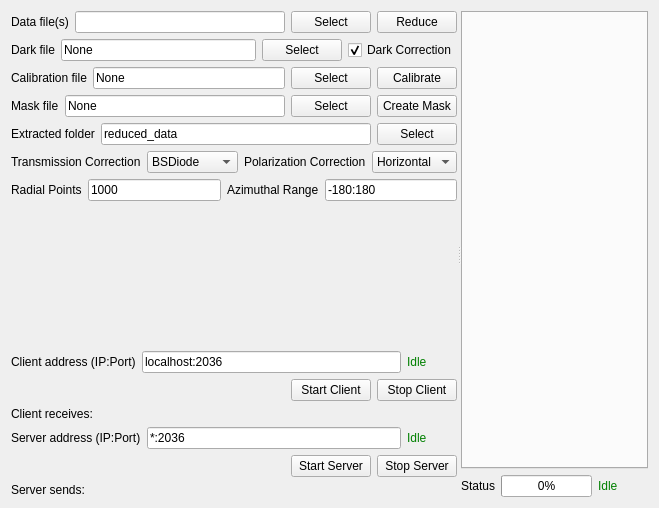
<?xml version="1.0" encoding="UTF-8"?>
<ui version="4.0">
 <class>Form</class>
 <widget class="QWidget" name="Form">
  <property name="geometry">
   <rect>
    <x>0</x>
    <y>0</y>
    <width>652</width>
    <height>508</height>
   </rect>
  </property>
  <property name="windowTitle">
   <string>Form</string>
  </property>
  <layout class="QVBoxLayout" name="verticalLayout_5">
   <item>
    <widget class="QSplitter" name="splitter">
     <property name="orientation">
      <enum>Qt::Horizontal</enum>
     </property>
     <widget class="QWidget" name="">
      <layout class="QVBoxLayout" name="verticalLayout_4">
       <item>
        <layout class="QHBoxLayout" name="horizontalLayout_2">
         <item>
          <widget class="QLabel" name="dataFileLabel">
           <property name="text">
            <string>Data file(s)</string>
           </property>
          </widget>
         </item>
         <item>
          <widget class="QLineEdit" name="dataFileLineEdit"/>
         </item>
         <item>
          <widget class="QPushButton" name="openDataPushButton">
           <property name="text">
            <string>Select</string>
           </property>
          </widget>
         </item>
         <item>
          <widget class="QPushButton" name="reducePushButton">
           <property name="text">
            <string>Reduce</string>
           </property>
          </widget>
         </item>
        </layout>
       </item>
       <item>
        <layout class="QHBoxLayout" name="horizontalLayout_3">
         <item>
          <widget class="QLabel" name="darkFileLabel">
           <property name="text">
            <string>Dark file</string>
           </property>
          </widget>
         </item>
         <item>
          <widget class="QLineEdit" name="darkFileLineEdit">
           <property name="text">
            <string>None</string>
           </property>
          </widget>
         </item>
         <item>
          <widget class="QPushButton" name="openDarkPushButton">
           <property name="text">
            <string>Select</string>
           </property>
          </widget>
         </item>
         <item>
          <widget class="QCheckBox" name="darkCheckBox">
           <property name="text">
            <string>Dark Correction</string>
           </property>
           <property name="checked">
            <bool>true</bool>
           </property>
          </widget>
         </item>
        </layout>
       </item>
       <item>
        <layout class="QHBoxLayout" name="horizontalLayout_4">
         <item>
          <widget class="QLabel" name="poniFileLabel">
           <property name="text">
            <string>Calibration file</string>
           </property>
          </widget>
         </item>
         <item>
          <widget class="QLineEdit" name="poniFileLineEdit">
           <property name="text">
            <string>None</string>
           </property>
          </widget>
         </item>
         <item>
          <widget class="QPushButton" name="openPoniPushButton">
           <property name="text">
            <string>Select</string>
           </property>
          </widget>
         </item>
         <item>
          <widget class="QPushButton" name="calibratePushButton">
           <property name="text">
            <string>Calibrate</string>
           </property>
          </widget>
         </item>
        </layout>
       </item>
       <item>
        <layout class="QHBoxLayout" name="horizontalLayout_5">
         <item>
          <widget class="QLabel" name="maskFileLabel">
           <property name="text">
            <string>Mask file</string>
           </property>
          </widget>
         </item>
         <item>
          <widget class="QLineEdit" name="maskFileLineEdit">
           <property name="text">
            <string>None</string>
           </property>
          </widget>
         </item>
         <item>
          <widget class="QPushButton" name="openMaskPushButton">
           <property name="text">
            <string>Select</string>
           </property>
          </widget>
         </item>
         <item>
          <widget class="QPushButton" name="createMaskPushButton">
           <property name="text">
            <string>Create Mask</string>
           </property>
          </widget>
         </item>
        </layout>
       </item>
       <item>
        <layout class="QHBoxLayout" name="horizontalLayout_6">
         <item>
          <widget class="QLabel" name="extractedFolderLabel">
           <property name="text">
            <string>Extracted folder</string>
           </property>
          </widget>
         </item>
         <item>
          <widget class="QLineEdit" name="extractedFolderLineEdit">
           <property name="text">
            <string>reduced_data</string>
           </property>
          </widget>
         </item>
         <item>
          <widget class="QPushButton" name="extractedFolderPushButton">
           <property name="text">
            <string>Select</string>
           </property>
          </widget>
         </item>
        </layout>
       </item>
       <item>
        <layout class="QHBoxLayout" name="horizontalLayout_7">
         <item>
          <widget class="QLabel" name="transCorrLabel">
           <property name="text">
            <string>Transmission Correction</string>
           </property>
          </widget>
         </item>
         <item>
          <widget class="QComboBox" name="normComboBox">
           <item>
            <property name="text">
             <string>BSDiode</string>
            </property>
           </item>
           <item>
            <property name="text">
             <string>Image Sum</string>
            </property>
           </item>
           <item>
            <property name="text">
             <string>Monitor</string>
            </property>
           </item>
           <item>
            <property name="text">
             <string>None</string>
            </property>
           </item>
          </widget>
         </item>
         <item>
          <widget class="QLabel" name="polCorrLabel">
           <property name="text">
            <string>Polarization Correction</string>
           </property>
          </widget>
         </item>
         <item>
          <widget class="QComboBox" name="polCorrComboBox">
           <item>
            <property name="text">
             <string>Horizontal</string>
            </property>
           </item>
           <item>
            <property name="text">
             <string>Vertical</string>
            </property>
           </item>
           <item>
            <property name="text">
             <string>Circular</string>
            </property>
           </item>
           <item>
            <property name="text">
             <string>None</string>
            </property>
           </item>
          </widget>
         </item>
        </layout>
       </item>
       <item>
        <layout class="QHBoxLayout" name="horizontalLayout_8">
         <item>
          <widget class="QLabel" name="radialPointsLabel">
           <property name="text">
            <string>Radial Points</string>
           </property>
          </widget>
         </item>
         <item>
          <widget class="QLineEdit" name="radialPointsLineEdit">
           <property name="text">
            <string>1000</string>
           </property>
          </widget>
         </item>
         <item>
          <widget class="QLabel" name="azimuthalRangeLabel">
           <property name="text">
            <string>Azimuthal Range</string>
           </property>
          </widget>
         </item>
         <item>
          <widget class="QLineEdit" name="azimuthalRangeLineEdit">
           <property name="text">
            <string>-180:180</string>
           </property>
          </widget>
         </item>
        </layout>
       </item>
       <item>
        <spacer name="verticalSpacer">
         <property name="orientation">
          <enum>Qt::Vertical</enum>
         </property>
         <property name="sizeHint" stdset="0">
          <size>
           <width>20</width>
           <height>40</height>
          </size>
         </property>
        </spacer>
       </item>
       <item>
        <layout class="QVBoxLayout" name="verticalLayout_2">
         <item>
          <layout class="QHBoxLayout" name="horizontalLayout_9">
           <item>
            <widget class="QLabel" name="clientAddressLabel">
             <property name="text">
              <string>Client address (IP:Port)</string>
             </property>
            </widget>
           </item>
           <item>
            <widget class="QLineEdit" name="clientAddressLineEdit">
             <property name="text">
              <string>localhost:2036</string>
             </property>
            </widget>
           </item>
           <item>
            <widget class="QLabel" name="clientStatusLabel">
             <property name="sizePolicy">
              <sizepolicy hsizetype="Preferred" vsizetype="Preferred">
               <horstretch>0</horstretch>
               <verstretch>0</verstretch>
              </sizepolicy>
             </property>
             <property name="minimumSize">
              <size>
               <width>50</width>
               <height>0</height>
              </size>
             </property>
             <property name="text">
              <string>&lt;html&gt;&lt;head/&gt;&lt;body&gt;&lt;p&gt;&lt;span style=&quot; color:#008000;&quot;&gt;Idle&lt;/span&gt;&lt;/p&gt;&lt;/body&gt;&lt;/html&gt;</string>
             </property>
            </widget>
           </item>
          </layout>
         </item>
         <item>
          <layout class="QHBoxLayout" name="horizontalLayout_10">
           <item>
            <spacer name="horizontalSpacer">
             <property name="orientation">
              <enum>Qt::Horizontal</enum>
             </property>
             <property name="sizeHint" stdset="0">
              <size>
               <width>40</width>
               <height>20</height>
              </size>
             </property>
            </spacer>
           </item>
           <item>
            <widget class="QPushButton" name="startClientPushButton">
             <property name="sizePolicy">
              <sizepolicy hsizetype="Fixed" vsizetype="Fixed">
               <horstretch>0</horstretch>
               <verstretch>0</verstretch>
              </sizepolicy>
             </property>
             <property name="text">
              <string>Start Client</string>
             </property>
            </widget>
           </item>
           <item>
            <widget class="QPushButton" name="stopClientPushButton">
             <property name="sizePolicy">
              <sizepolicy hsizetype="Fixed" vsizetype="Fixed">
               <horstretch>0</horstretch>
               <verstretch>0</verstretch>
              </sizepolicy>
             </property>
             <property name="text">
              <string>Stop Client</string>
             </property>
            </widget>
           </item>
          </layout>
         </item>
         <item>
          <widget class="QLabel" name="clientMessageLabel">
           <property name="text">
            <string>Client receives:</string>
           </property>
          </widget>
         </item>
        </layout>
       </item>
       <item>
        <layout class="QVBoxLayout" name="verticalLayout_3">
         <item>
          <layout class="QHBoxLayout" name="horizontalLayout_11">
           <item>
            <widget class="QLabel" name="serverAddressLabel">
             <property name="text">
              <string>Server address (IP:Port)</string>
             </property>
            </widget>
           </item>
           <item>
            <widget class="QLineEdit" name="serverAddressLineEdit">
             <property name="text">
              <string>*:2036</string>
             </property>
            </widget>
           </item>
           <item>
            <widget class="QLabel" name="serverStatusLabel">
             <property name="minimumSize">
              <size>
               <width>50</width>
               <height>0</height>
              </size>
             </property>
             <property name="text">
              <string>&lt;font color=&quot;green&quot;&gt;Idle&lt;/font&gt;</string>
             </property>
            </widget>
           </item>
          </layout>
         </item>
         <item>
          <layout class="QHBoxLayout" name="horizontalLayout_12">
           <item>
            <spacer name="horizontalSpacer_2">
             <property name="orientation">
              <enum>Qt::Horizontal</enum>
             </property>
             <property name="sizeHint" stdset="0">
              <size>
               <width>40</width>
               <height>20</height>
              </size>
             </property>
            </spacer>
           </item>
           <item>
            <widget class="QPushButton" name="startServerPushButton">
             <property name="sizePolicy">
              <sizepolicy hsizetype="Fixed" vsizetype="Fixed">
               <horstretch>0</horstretch>
               <verstretch>0</verstretch>
              </sizepolicy>
             </property>
             <property name="text">
              <string>Start Server</string>
             </property>
            </widget>
           </item>
           <item>
            <widget class="QPushButton" name="stopServerPushButton">
             <property name="sizePolicy">
              <sizepolicy hsizetype="Fixed" vsizetype="Fixed">
               <horstretch>0</horstretch>
               <verstretch>0</verstretch>
              </sizepolicy>
             </property>
             <property name="text">
              <string>Stop Server</string>
             </property>
            </widget>
           </item>
          </layout>
         </item>
         <item>
          <widget class="QLabel" name="serverMessageLabel">
           <property name="text">
            <string>Server sends:</string>
           </property>
          </widget>
         </item>
        </layout>
       </item>
      </layout>
     </widget>
     <widget class="QWidget" name="">
      <layout class="QVBoxLayout" name="verticalLayout">
       <item>
        <widget class="QTabWidget" name="tabWidget">
         <property name="currentIndex">
          <number>-1</number>
         </property>
        </widget>
       </item>
       <item>
        <layout class="QHBoxLayout" name="horizontalLayout">
         <item>
          <widget class="QLabel" name="progressLabel">
           <property name="text">
            <string>Status</string>
           </property>
          </widget>
         </item>
         <item>
          <widget class="QProgressBar" name="progressBar">
           <property name="value">
            <number>0</number>
           </property>
          </widget>
         </item>
         <item>
          <widget class="QLabel" name="statusLabel">
           <property name="minimumSize">
            <size>
             <width>50</width>
             <height>0</height>
            </size>
           </property>
           <property name="text">
            <string>&lt;font color=&quot;green&quot;&gt;Idle&lt;/font&gt;</string>
           </property>
           <property name="textFormat">
            <enum>Qt::AutoText</enum>
           </property>
          </widget>
         </item>
        </layout>
       </item>
      </layout>
     </widget>
    </widget>
   </item>
  </layout>
 </widget>
 <resources/>
 <connections/>
</ui>
